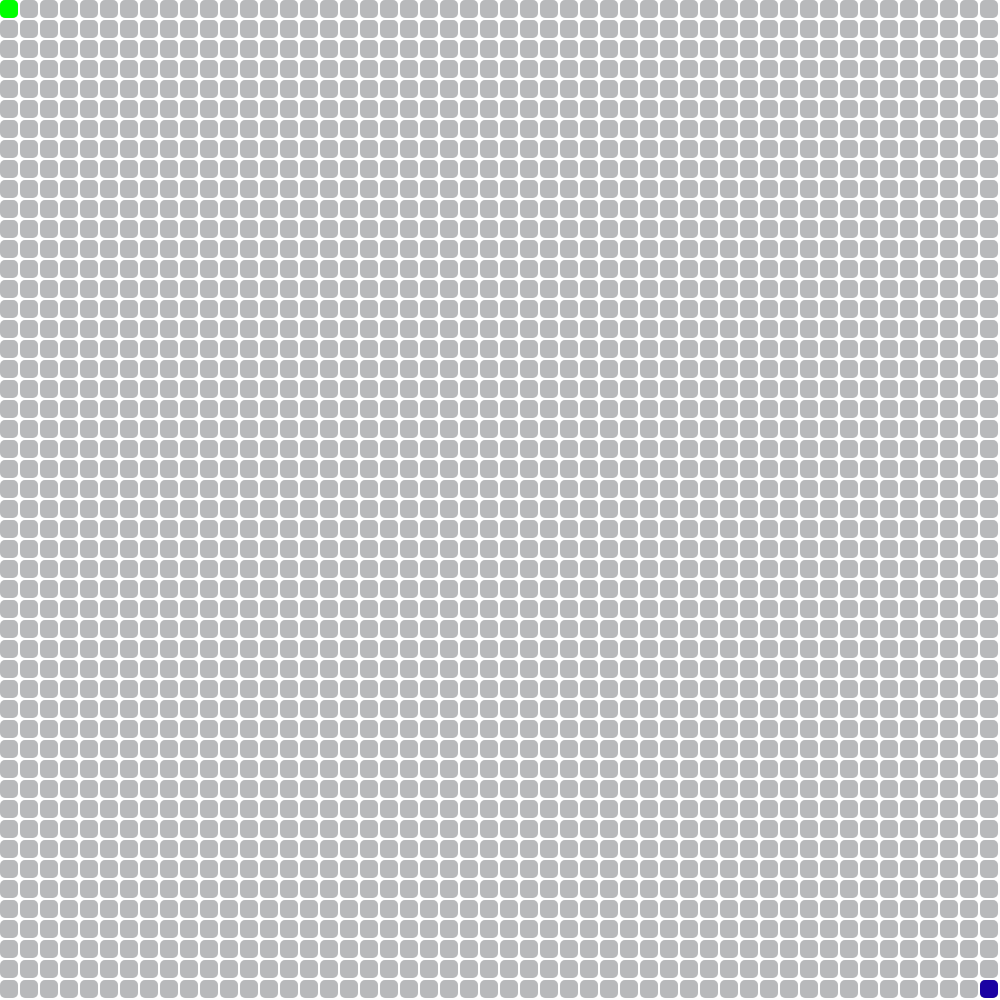
Frame 1 (no input)
Frame 60 (no input): identical to frame 1, image omitted
Frame 120 (the mouse pressed at the canvas centre since frame 60): identical to frame 1, image omitted

The p5.js sketch that drew this single still picture (run headless with seeded random() and noise() and a simulated clock; from frame 60 on, the mouse is pressed at the canvas centre):

// p5.js sketch
// ── sketch.js

var canvasHeight = 1000;
var canvasWidth = 1000;

var tile = 20;

var rows = canvasHeight / tile;
var columns = canvasWidth / tile;

var graph = new Array(rows);

var startNode = [0, 0];
var targetNode = [49, 49];

// mouse pointer to know if mouse is pressed or not
var moveNode = false;
var whichNode = null;

// colors for start node
var colorStartNode = "#00FF00";
var colorTargetNode = "#1B02A3";
var colorObstacleNode = "#2B4BFF";
var visualizationStarted = false;

function initGraph() {
    for (let i = 0; i < rows; ++i) {
        graph[i] = new Array(columns);
        for (var j = 0; j < columns; ++j) {
            graph[i][j] = 0;
        }
    }
}

// node [x , y]
function getNeighbors(node) {
    var [x, y] = node;
    
    var neighbours = [];

    if (x + 1 < rows) neighbours.push([x+1, y])

    if (x - 1 >= 0) neighbours.push([x-1, y])

    if (y + 1 < columns) neighbours.push([x, y+1])

    if (y - 1 >= 0) neighbours.push([x, y-1])

    if (x + 1 < rows && y + 1 < columns) neighbours.push([x+1, y+1]);

    if (x - 1 >= 0 && y - 1 >= 0) neighbours.push([x-1, y-1]);

    return neighbours;
}

function getGridPos() {
    var x = mouseX;
    var y = mouseY;

    x = Math.floor(x / tile);
    y = Math.floor(y / tile);

    return [x, y];
}

function drawNode(node, color) {
    var [x, y] = node;
    fill(color);
    square(x*tile, y*tile, tile-2, 5);
}

function mouseDragged() {

    var [x, y] = getGridPos();

    if (x == startNode[0] && y == startNode[1]) {
        // to stop bliting obstacle nodes as well as to move the start node
        moveNode = true;
        whichNode = "startNode";
    }
     
    if (x == targetNode[0] && y == targetNode[1]) {
        moveNode = true;
        whichNode = "targetNode";
    }

    // if node dragged then do nothing
    if (moveNode) {
        if (graph[x][y] == 1)
            return;

        if (whichNode == "startNode") {
            startNode = [x, y];
            drawNode(startNode, colorStartNode);
        } else if (whichNode == "targetNode") {
            targetNode = [x, y];
            drawNode(targetNode, colorTargetNode);
        }

        drawGraph();

        if (visualizationStarted) {
            dfs();
        }

        return;
    }

    if (x >= rows || y >= rows) {
        return;
    }

    if (x == startNode[0] && y == startNode[1]) {
        return;
    }

    if (x == targetNode[0] && y == targetNode[1]) {
        return;
    }

    if (visualizationStarted) {
        drawGraph();
        dfs();
    }

    drawNode([x, y], colorObstacleNode);
    graph[x][y] = 1;
}

function mouseClicked() {
    if (visualizationStarted) {
        drawGraph();
        dfs();
    }
}

function doubleClicked() {
    
    var [x, y] = getGridPos();

}

function dfs() {
    // push the start node to stack 
    // pop the top node as current node
    // add the current node to visited list
    // push the neighbours of current node to stack if not in visited

    var stack = [startNode];
    var visited = {startNode: null};

    while (stack.length != 0) {
        var current = stack.pop();

        var [x, y] = current;

        // if current node is block then continue with the next iteration
        if (graph[x][y] == 1)
            continue;

        var neighbors = getNeighbors(current);

        for (var i = 0; i < neighbors.length; ++i) {
            var neighbor = neighbors[i];
            if (!(neighbor in visited)) {
                stack.push(neighbor);
                visited[neighbor] = current;
            }
        }
    }

    var curr = targetNode;

    if (!(curr in visited)) {
        console.log("Can't reach target node");
        return;
    }

    var path = [];
    while (curr != startNode) {
        path.push(curr);
        curr = visited[curr];
    }

    path.push(startNode);

    for (var i = 0; i < path.length; ++i) {
        drawNode(path[i], 'red');
    }
}

function drawGraph() {
    noStroke();
    for (var i = 0; i < rows; ++i) {
        for (var j = 0; j < columns; ++j) {
            if (graph[i][j] == 1) {
                drawNode([i, j], colorObstacleNode);
            } else
                drawNode([i, j], "#B8B9BB");
        }
    }

    // draw startNode and targetNode
    drawNode(startNode, colorStartNode);
    drawNode(targetNode, colorTargetNode);
}

function startVisualization() {
    visualizationStarted = true; 
    dfs();
}

function mouseReleased() {
    moveNode = false;
} 

function setup() {
    createCanvas(canvasWidth, canvasHeight);

    initGraph();

    drawGraph();

    var button = createButton("Start Visualization");

    button.mousePressed(startVisualization);
}

function draw() {
}

// ── styles.css

html, body {
    height: 100%;
}

body {
    background-color: #d4e3fe;
    font-family: 'Roboto Mono', monospace;
}

button {
    position: absolute;
    top: 60%;
    right: 20%;
    font-size: 20px;
    padding: 20px 40px;
    border-radius: 50px;
    background: #d4e3fe;
    box-shadow:  20px 20px 60px #b4c1d8,
                 -20px -20px 60px #f4ffff;
}

.project-title {
    position: absolute;
    top: 45%;
    right: 12%;
    font-size: 40px;
    text-align: center;
}
